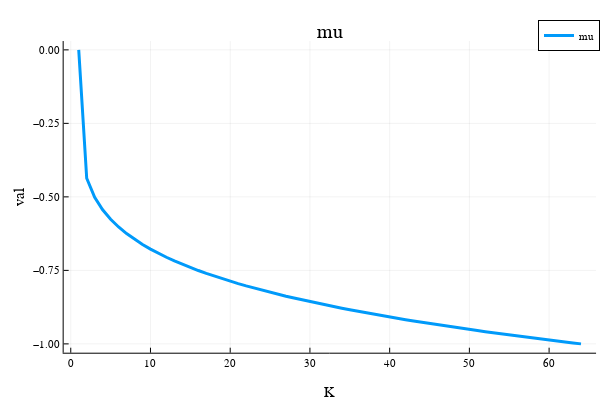

Notebook code for this chart:
### Code cell
x = 1:opt.K
plot(x, problem.μ, label="mu", linewidth=3)
plot!(xlabel="K", ylabel="val")  
title!("mu")

### Figure 1 — Plotly figure (JSON) as saved in the notebook; plotly's stock layout.template omitted (floating-point values rounded to 4 significant figures)
{"data": [{"colorbar": {"title": {"text": ""}}, "legendgroup": "mu", "line": {"color": "rgba(0, 154, 250, 1.000)", "dash": "solid", "shape": "linear", "width": 3}, "mode": "lines", "name": "mu", "showlegend": true, "type": "scatter", "x": [1, 2, 3, 4, 5, 6, 7, 8, 9, 10, 11, 12, 13, 14, 15, 16, 17, 18, 19, 20, 21, 22, 23, 24, 25, 26, 27, 28, 29, 30, 31, 32, 33, 34, 35, 36, 37, 38, 39, 40, 41, 42, 43, 44, 45, 46, 47, 48, 49, 50, 51, 52, 53, 54, 55, 56, 57, 58, 59, 60, 61, 62, 63, 64], "xaxis": "x", "y": [0, -0.4366, -0.5016, -0.5439, -0.5762, -0.6025, -0.6248, -0.6444, -0.6618, -0.6776, -0.692, -0.7054, -0.7177, -0.7293, -0.7402, -0.7505, -0.7602, -0.7695, -0.7784, -0.7868, -0.7949, -0.8027, -0.8102, -0.8175, -0.8245, -0.8312, -0.8378, -0.8441, -0.8503, -0.8563, -0.8621, -0.8678, -0.8733, -0.8787, -0.8839, -0.8891, -0.8941, -0.899, -0.9038, -0.9085, -0.9132, -0.9177, -0.9221, -0.9265, -0.9307, -0.9349, -0.939, -0.9431, -0.9471, -0.951, -0.9548, -0.9586, -0.9623, -0.966, -0.9696, -0.9732, -0.9767, -0.9802, -0.9836, -0.987, -0.9903, -0.9936, -0.9968, -1], "yaxis": "y", "zmax": null, "zmin": null}], "layout": {"annotations": [{"font": {"color": "rgba(0, 0, 0, 1)", "family": "sans-serif", "size": 20}, "rotation": 0, "showarrow": false, "text": "mu", "x": 0.5498, "xanchor": "center", "xref": "paper", "y": 1, "yanchor": "top", "yref": "paper"}], "height": 400, "legend": {"bgcolor": "rgba(255, 255, 255, 1.000)", "bordercolor": "rgba(0, 0, 0, 1)", "borderwidth": 1, "font": {"color": "rgba(0, 0, 0, 1)", "family": "sans-serif", "size": 11}, "title": {"font": {"color": "rgba(0, 0, 0, 1)", "family": "sans-serif", "size": 15}, "text": ""}, "tracegroupgap": 0, "traceorder": "normal", "x": 1, "xanchor": "auto", "y": 1, "yanchor": "auto"}, "margin": {"b": 20, "l": 0, "r": 0, "t": 20}, "paper_bgcolor": "rgba(255, 255, 255, 1.000)", "plot_bgcolor": "rgba(255, 255, 255, 1.000)", "showlegend": true, "width": 600, "xaxis": {"anchor": "y", "domain": [0.1061, 0.9934], "gridcolor": "rgba(0, 0, 0, 0.1)", "gridwidth": 0.5, "linecolor": "rgba(0, 0, 0, 1)", "mirror": false, "range": [-0.89, 65.89], "showgrid": true, "showline": true, "showticklabels": true, "tickangle": 0, "tickcolor": "rgb(0, 0, 0)", "tickfont": {"color": "rgba(0, 0, 0, 1)", "family": "sans-serif", "size": 11}, "tickmode": "array", "ticks": "inside", "ticktext": ["0", "10", "20", "30", "40", "50", "60"], "tickvals": [0, 10, 20, 30, 40, 50, 60], "title": {"font": {"color": "rgba(0, 0, 0, 1)", "family": "sans-serif", "size": 15}, "text": "K"}, "type": "linear", "visible": true, "zeroline": false, "zerolinecolor": "rgba(0, 0, 0, 1)"}, "yaxis": {"anchor": "x", "domain": [0.07581, 0.9415], "gridcolor": "rgba(0, 0, 0, 0.1)", "gridwidth": 0.5, "linecolor": "rgba(0, 0, 0, 1)", "mirror": false, "range": [-1.03, 0.03], "showgrid": true, "showline": true, "showticklabels": true, "tickangle": 0, "tickcolor": "rgb(0, 0, 0)", "tickfont": {"color": "rgba(0, 0, 0, 1)", "family": "sans-serif", "size": 11}, "tickmode": "array", "ticks": "inside", "ticktext": ["−1.00", "−0.75", "−0.50", "−0.25", "0.00"], "tickvals": [-1, -0.75, -0.5, -0.25, 0], "title": {"font": {"color": "rgba(0, 0, 0, 1)", "family": "sans-serif", "size": 15}, "text": "val"}, "type": "linear", "visible": true, "zeroline": false, "zerolinecolor": "rgba(0, 0, 0, 1)"}}}
